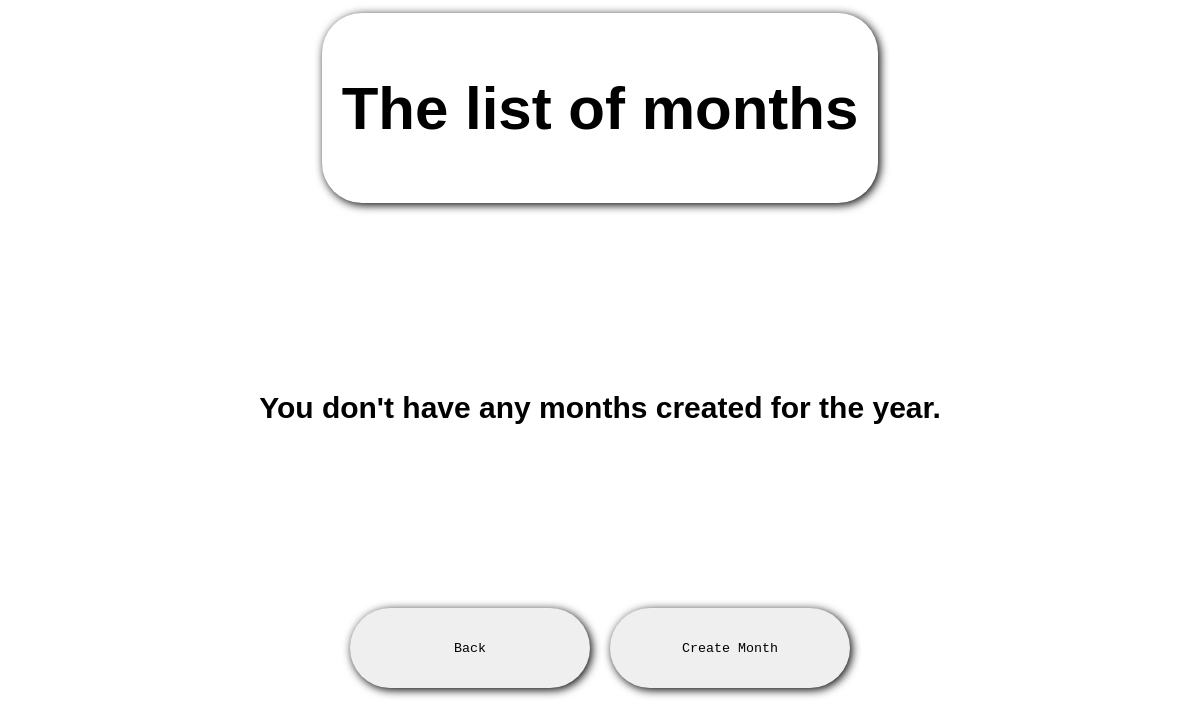
Before: /getmonths/ with the older database file.
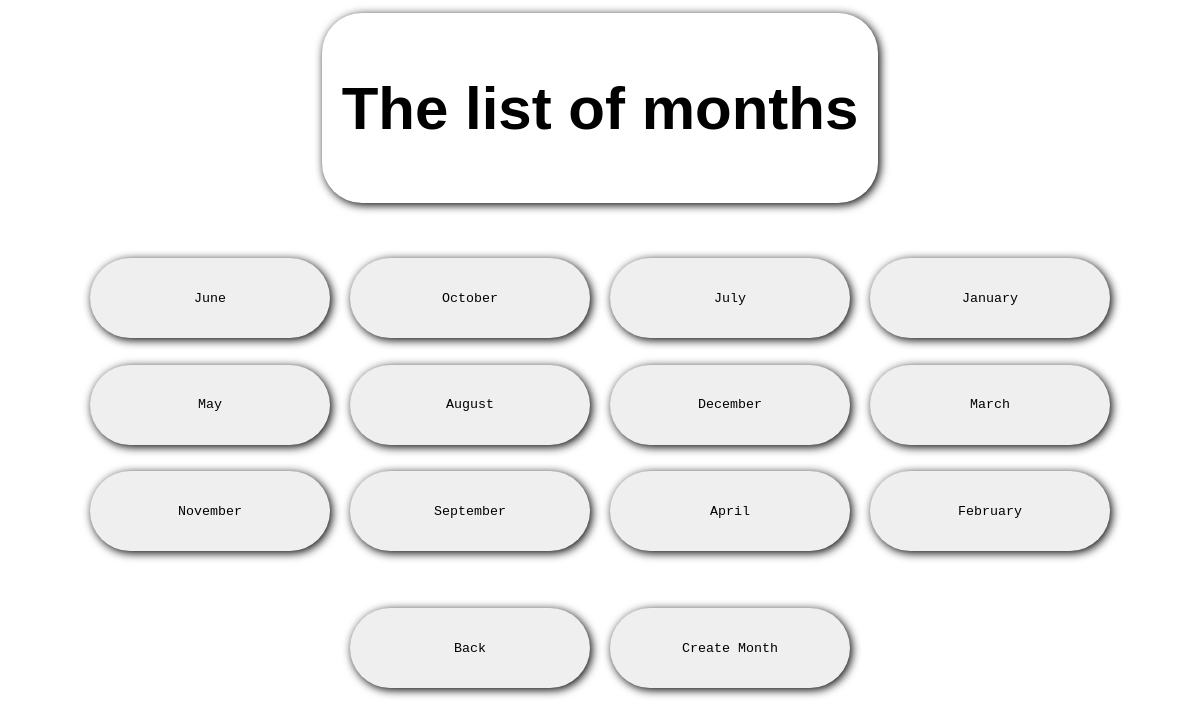
After: the same page with the newer database file.
### base/models.py (models this page shows)
class Months(models.Model):
    MONTH_CHOICES = [
        ("jan", "January"),
        ("feb", "February"),
        ("mar", "March"),
        ("apr", "April"),
        ("may", "May"),
        ("jun", "June"),
        ("jul", "July"),
        ("aug", "August"),
        ("sep", "September"),
        ("oct", "October"),
        ("nov", "November"),
        ("dec", "December"),
    ]
    name = models.CharField(max_length=3, choices=MONTH_CHOICES)
    year = models.ForeignKey(Year, on_delete= models.CASCADE)
    created_by = models.ForeignKey(User, on_delete=models.CASCADE)
    def __str__(self):
        return dict(self.MONTH_CHOICES).get(self.name, self.name)

### base/views.py (the view)
# urls.py: path("getmonths/", views.getMonths, name="getmonths"),
def getMonths(request):
    months = Months.objects.all()
    context = {'months': months}
    return render(request, 'base/getmonths.html', context)

### base/templates/base/getmonths.html
{% extends "base/base.html" %}
{% load static %}
{% block styles %}
<link rel="stylesheet" href="{% static 'base/getmonths_v4.css' %}" />
{% endblock styles %}
{% block content %}
<div class="title_months">
    <h1>The list of months</h1>
</div>
{% if months %}
<div class="months">
  {% for month in months %}
  <a href="{% url 'monthexpense' month.id %}">
    <button>{{month}}</button>
  </a>
  {% endfor %}
</div>
{% else %}
<div class="zeroItems">
  <p>You don't have any months created for the year.</p>
</div>
{% endif %}
<div class="backButton">
  <a href="{% url 'getyears' %}">
    <button>Back</button>
  </a>
  <a href="{% url 'createmonth' %}">
    <button>Create Month</button>
  </a>
</div>
{% endblock content %}

### base/templates/base/base.html (shortened to what this page needs)
{% load static %}
<!DOCTYPE html>
<html lang="en">
<head>
    <link rel="stylesheet" href="{% static 'base\base_styles_v2.css' %}">
    {% block styles %}{% endblock %}
</head>
<body>
    {% block content %}{% endblock %}
</body>
</html>

### base/static/base/base_styles_v2.css (style rules this page uses)
button { height: 10vh; width: 20vw; border-radius: 40px; border: none; box-shadow: 2px 2px 10px black; cursor: pointer; font-family: monospace; }
h1 { font-family: Arial, Helvetica, sans-serif; }

### base/static/base/getmonths_v4.css (style rules this page uses)
body { display: grid; grid-template-rows: 1fr 2fr 1fr; min-height: 100vh; }
.title_months { justify-self: center; align-self: center; font-size: 30px; font-family: Arial, Helvetica, sans-serif; padding: 20px; box-shadow: 2px 2px 10px black; border-radius: 40px; }
.months { display: grid; grid-template-columns: repeat(4, auto); padding: 50px; justify-content: center; gap: 20px; }
.backButton { display: grid; grid-template-columns: 1fr 1fr; justify-self: center; gap: 20px; }

Changed rows visible on the page:
added Months: name "June"
added Months: name "October"
added Months: name "July"
added Months: name "January"
added Months: name "May"
added Months: name "August"
added Months: name "December"
added Months: name "March"
added Months: name "November"
added Months: name "September"
added Months: name "April"
added Months: name "February"
Other visible differences:
text no longer shown: "You don't have any months created for the year."
